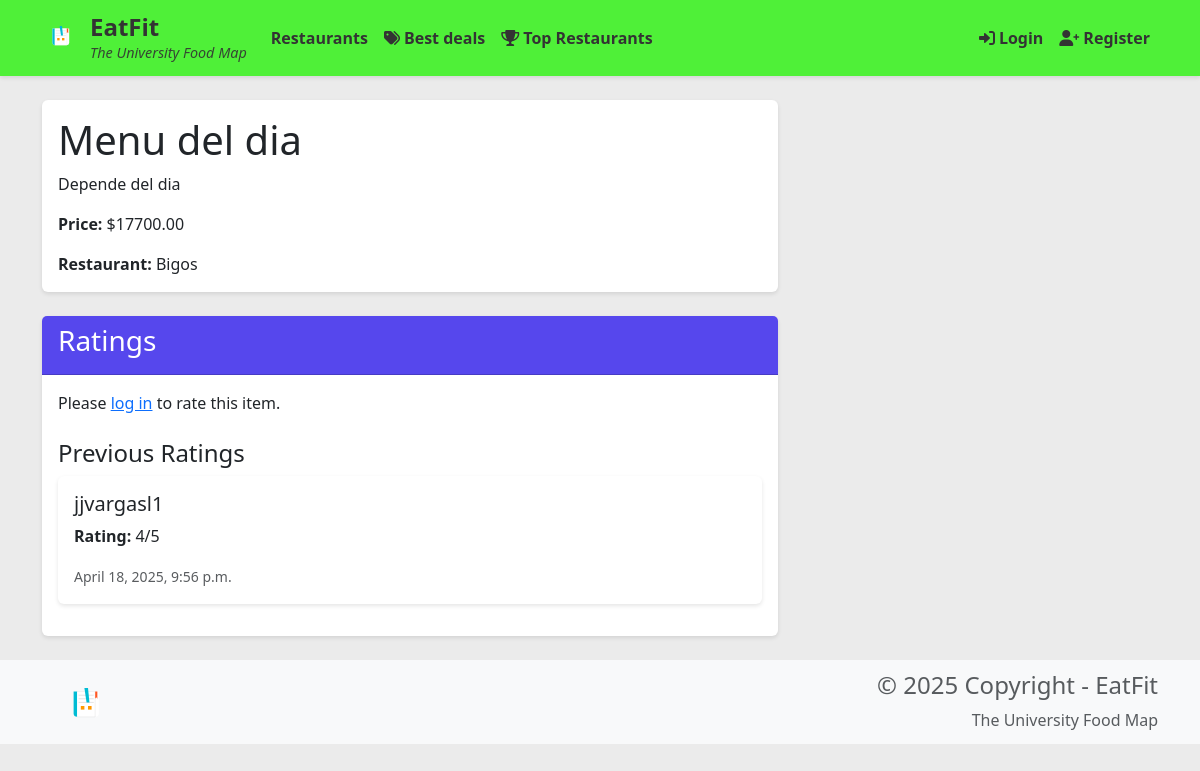
/menu-item/1/, run on the app's committed database.
### restaurants/models.py (models this page shows, shortened)
class MenuItem(models.Model):
    restaurant = models.ForeignKey(Restaurant, related_name='menu_items', on_delete=models.CASCADE)
    name = models.CharField(max_length=100)
    description = models.TextField()
    price = models.DecimalField(max_digits=10, decimal_places=2)
    image = models.ImageField(upload_to='menu_items/', null=True, blank=True)
    category = models.CharField(max_length=50, choices=[
        ('appetizer', 'Appetizer'),
        ('main_course', 'Main Course'),
        ('dessert', 'Dessert'),
        ('beverage', 'Beverage'),
        ('other', 'Other')
    ])
    is_available = models.BooleanField(default=True)
    created_at = models.DateTimeField(default=timezone.now)
    class Meta:
        ordering = ['category', 'name']

class Restaurant(models.Model):
    name = models.CharField(max_length=100)
    location = models.CharField(max_length=100)
    description = models.TextField()
    address = models.CharField(max_length=200)
    image = models.ImageField(upload_to='restaurants/', null=True, blank=True)
    phone = models.CharField(max_length=20, blank=True)
    email = models.EmailField(blank=True)
    opening_hours = models.TextField(blank=True)
    created_at = models.DateTimeField(default=timezone.now)
    class Meta:
        ordering = ['-created_at']

class MenuItemRating(models.Model):
    menu_item = models.ForeignKey(MenuItem, related_name='ratings', on_delete=models.CASCADE)
    user = models.ForeignKey(User, related_name='menu_item_ratings', on_delete=models.CASCADE)
    rating = models.IntegerField(choices=[(1, '1'), (2, '2'), (3, '3'), (4, '4'), (5, '5')])
    comment = models.TextField(blank=True)
    created_at = models.DateTimeField(default=timezone.now)
    class Meta:
        ordering = ['-created_at']
        unique_together = ['menu_item', 'user']

### restaurants/views.py (the view)
# urls.py: path('menu-item/<int:menu_item_id>/', views.menu_item_detail, name='menu_item_detail'),
def menu_item_detail(request, menu_item_id):
    menu_item = get_object_or_404(MenuItem, id=menu_item_id)
    is_favorite = False
    if request.user.is_authenticated:
        is_favorite = Favorite.objects.filter(user=request.user, menu_item=menu_item).exists()
    return render(request, 'restaurants/menu_item_detail.html', {
        'menu_item': menu_item,
        'is_favorite': is_favorite
    })

### restaurants/templates/restaurants/menu_item_detail.html (shortened to what this page needs)
{% extends 'base.html' %}
{% load static %}
{% block content %}
<div class="container mt-4">
    <div class="row">
        <div class="col-md-8">
            <div class="card">
                <div class="card-body">
                    <h1 class="card-title">{{ menu_item.name }}</h1>
                    <p class="card-text">{{ menu_item.description }}</p>
                    <p class="card-text"><strong>Price:</strong> ${{ menu_item.price }}</p>
                    <p class="card-text"><strong>Restaurant:</strong> {{ menu_item.restaurant.name }}</p>
                </div>
            </div>
            <div class="card mt-4">
                <div class="card-header">
                    <h3>Ratings</h3>
                </div>
                <div class="card-body">
                    {% if user.is_authenticated %}
                    <form id="rating-form" method="POST" action="{% url 'restaurants:rate_menu_item' menu_item.id %}">
                        {% csrf_token %}
                        <div class="mb-3">
                            <label for="rating" class="form-label">Your rating:</label>
                            <select class="form-select" id="rating" name="rating" required>
                                <option value="1">1 - Very Poor</option>
                                <option value="2">2 - Poor</option>
                                <option value="3">3 - Average</option>
                                <option value="4">4 - Good</option>
                                <option value="5">5 - Excellent</option>
                            </select>
                        </div>
                        <div class="mb-3">
                            <label for="comment" class="form-label">Your comment:</label>
                            <textarea class="form-control" id="comment" name="comment" rows="3"></textarea>
                        </div>
                        <button type="submit" class="btn btn-primary">Submit Rating</button>
                    </form>
                    {% else %}
                    <p>Please <a href="{% url 'users:login' %}">log in</a> to rate this item.</p>
                    {% endif %}
                    <div class="mt-4">
                        <h4>Previous Ratings</h4>
                        {% for rating in menu_item.ratings.all %}
                        <div class="card mb-3">
                            <div class="card-body">
                                <h5 class="card-title">{{ rating.user.username }}</h5>
                                <p class="card-text">
                                    <strong>Rating:</strong> {{ rating.rating }}/5
                                </p>
                                <small class="text-muted">{{ rating.created_at }}</small>
                            </div>
                        </div>
                        {% empty %}
                        <p>No ratings yet.</p>
                        {% endfor %}
                    </div>
                </div>
            </div>
        </div>
    </div>
</div>
{% endblock %}

### static/css/style.css (style rules this page uses)
:root { --primary: #5647ED; --primary-hover: #4538d4; --accent: #4FF038; --accent-hover: #45d632; --neutral: #EBEBEB; --neutral-dark: #d4d4d4; --text-dark: #333333; --text-light: #ffffff; }
body { background-color: var(--neutral); color: var(--text-dark); }
.card { background-color: white; border: none; box-shadow: 0 2px 4px rgba(0,0,0,0.1); transition: transform 0.2s; cursor: pointer; }
.card-header { background-color: var(--primary); color: var(--text-light); }

### data on the page
MenuItem: name "Menu del dia", description "Depende del dia", price "17700.00", restaurant.name "Bigos"
MenuItemRating: user.username "jjvargasl1", rating "4", created_at "April 18, 2025, 9:56 p.m."
